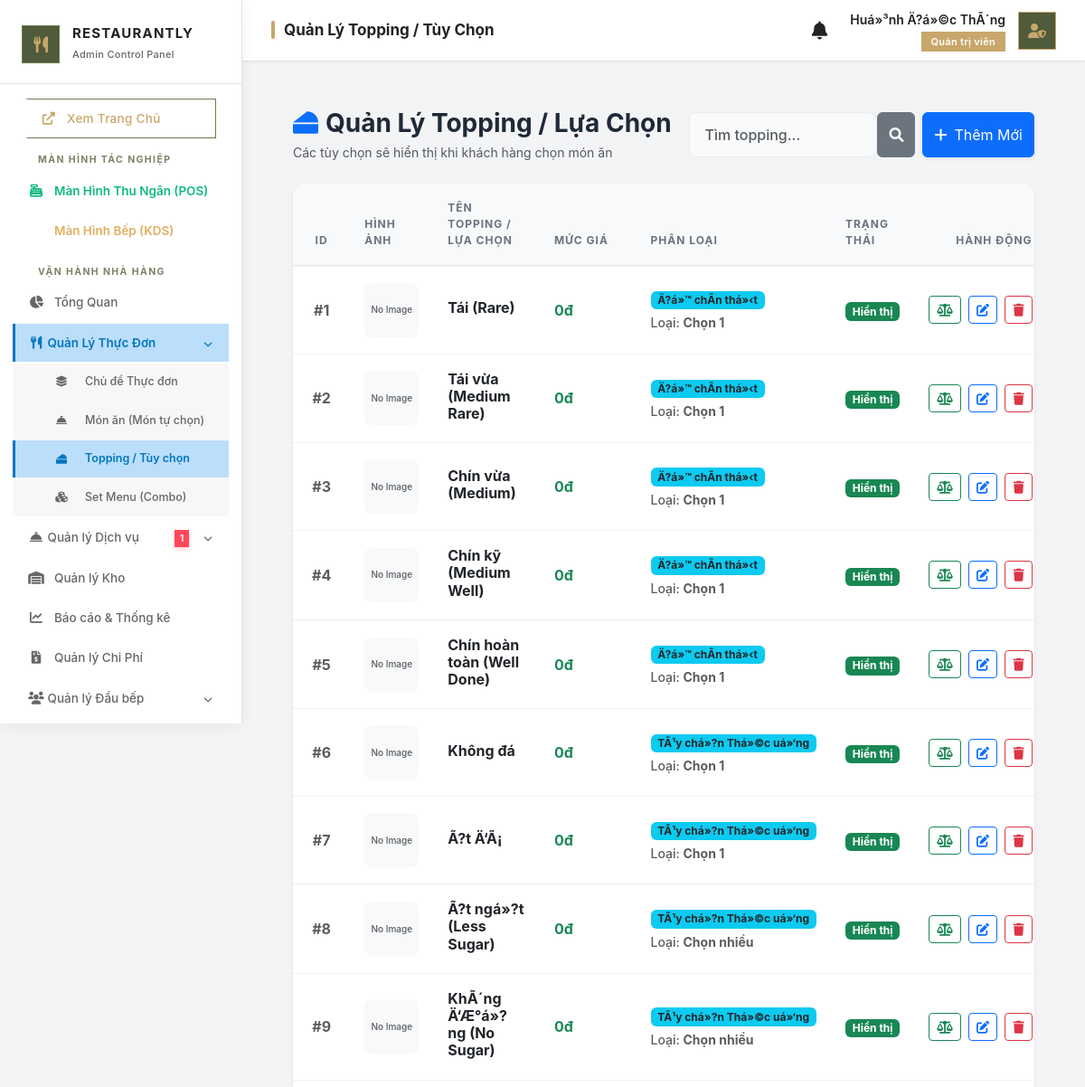
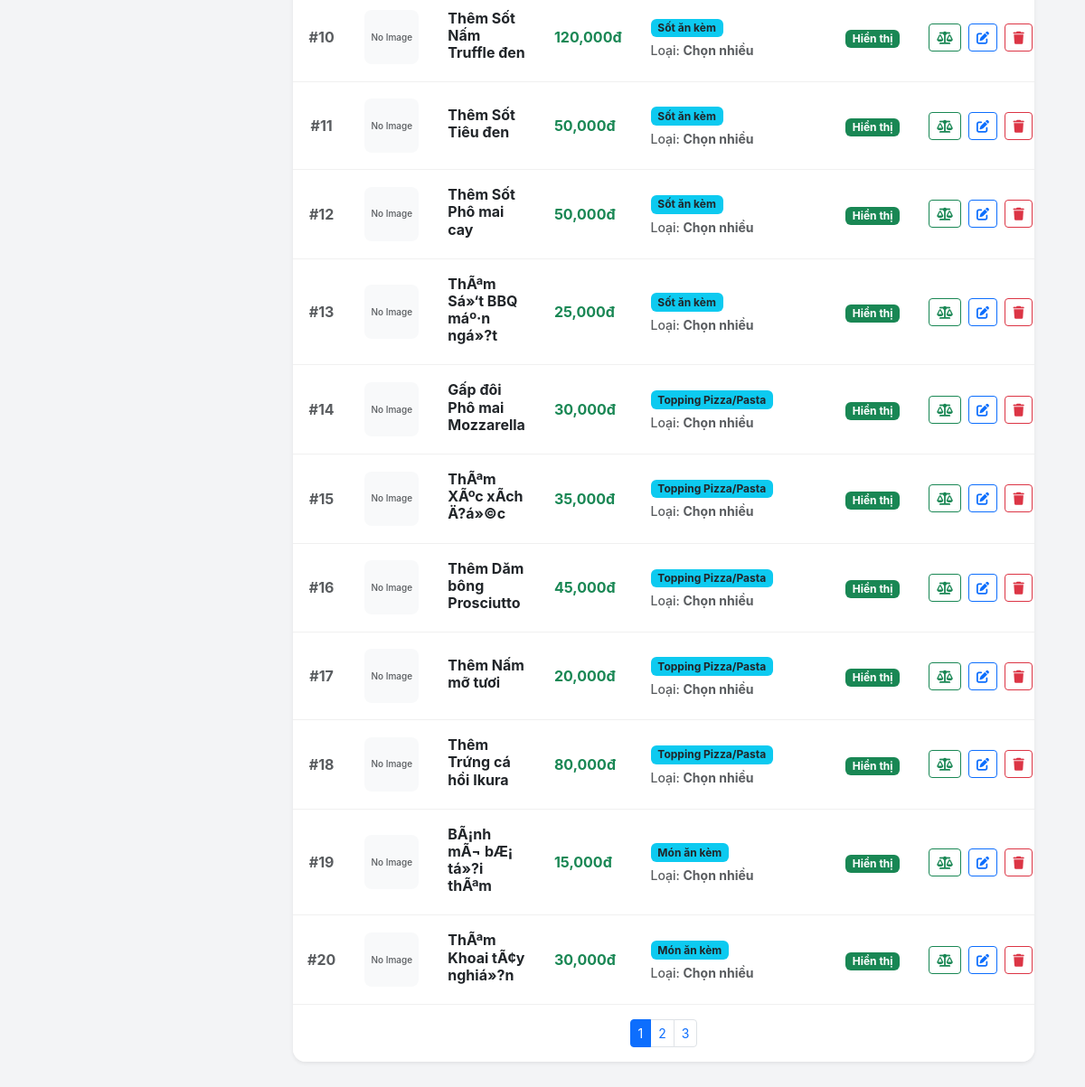
Screenshot of /admin/controllers/manage_toppings.php (signed in) with the database file from the repository (2 pictures, top to bottom).
### tables this page shows
CREATE TABLE `toppings` (
  `id` int(11) NOT NULL AUTO_INCREMENT,
  `name` varchar(255) NOT NULL,
  `description` varchar(500) DEFAULT NULL,
  `price` decimal(15,2) NOT NULL DEFAULT 0.00,
  `image` varchar(255) DEFAULT NULL,
  `selection_type` varchar(50) DEFAULT 'checkbox',
  `topping_group` varchar(100) DEFAULT 'Topping thÃªm',
  `status` tinyint(1) DEFAULT 1,
  PRIMARY KEY (`id`)
);

### admin/controllers/manage_toppings.php (the view, shortened to what this page needs)
<?php
$db = (new Database())->getConnection();
$search = $_GET['search'] ?? '';
$page = isset($_GET['page']) ? max(1, (int)$_GET['page']) : 1;
$limit = 20;
$offset = ($page - 1) * $limit;
$where_sql = "";
$params = [];
$total_stmt = $db->prepare("SELECT COUNT(*) FROM toppings $where_sql");
$total_stmt->execute($params);
$total_items = $total_stmt->fetchColumn();
$total_pages = ceil($total_items / $limit);
$sql = "SELECT * FROM toppings $where_sql ORDER BY id ASC LIMIT $limit OFFSET $offset";
$stmt = $db->prepare($sql);
$stmt->execute($params);
$toppings = $stmt->fetchAll(PDO::FETCH_ASSOC);
include '../../public/admin_layout_header.php';
?>
<link rel="stylesheet" href="../../public/assets/admin/css/admin-style.css">
<div class="content-wrapper p-4">
    <div class="d-flex justify-content-between align-items-center mb-4 flex-wrap gap-3">
        <div>
            <h3 class="fw-bold m-0"><i class="fas fa-cheese me-2 text-primary"></i>Quản Lý Topping / Lựa Chọn</h3>
            <div class="small text-muted mt-1">Các tùy chọn sẽ hiển thị khi khách hàng chọn món ăn</div>
        </div>
        <div class="d-flex gap-2 flex-wrap">
            <form method="GET" class="d-flex" style="width: 250px;">
                <input type="text" name="search" class="form-control rounded-start" placeholder="Tìm topping..." value="<?= htmlspecialchars($search) ?>">
                <button type="submit" class="btn btn-secondary rounded-end"><i class="fas fa-search"></i></button>
            </form>
            <button class="btn btn-primary shadow-sm" data-bs-toggle="modal" data-bs-target="#addModal">
                <i class="fas fa-plus me-2"></i>Thêm Mới
            </button>
        </div>
    </div>
    <div class="card border-0 shadow-sm" style="border-radius:14px; overflow:hidden;">
        <div class="table-responsive">
            <table class="table table-hover align-middle mb-0">
                <thead class="table-light">
                    <tr>
                        <th width="80" class="text-center">ID</th>
                        <th width="100">Hình ảnh</th>
                        <th>Tên Topping / Lựa Chọn</th>
                        <th>Mức Giá</th>
                        <th>Phân loại</th>
                        <th>Trạng thái</th>
                        <th width="120" class="text-end">Hành động</th>
                    </tr>
                </thead>
                <tbody>
                    <?php foreach($toppings as $t): ?>
                    <tr>
                        <td class="text-center fw-bold text-muted">#<?= $t['id'] ?></td>
                        <td>
                            <?php if($t['image']): ?>
                                <img src="../../<?= htmlspecialchars($t['image']) ?>" alt="" style="width:60px; height:60px; object-fit:cover; border-radius:8px;">
                            <?php else: ?>
                                <div class="bg-light text-muted d-flex align-items-center justify-content-center" style="width:60px; height:60px; border-radius:8px; font-size:10px;">No Image</div>
                            <?php endif; ?>
                        </td>
                        <td>
                            <h6 class="mb-1 fw-bold"><?= htmlspecialchars($t['name']) ?></h6>
                        </td>
                        <td><strong class="text-success"><?= number_format($t['price']) ?>đ</strong></td>
                        <td>
                            <span class="badge bg-info text-dark"><?= htmlspecialchars($t['topping_group']) ?></span>
                            <div class="small mt-1 text-muted">Loại: <strong><?= $t['selection_type'] === 'radio' ? 'Chọn 1' : 'Chọn nhiều' ?></strong></div>
                        </td>
                        <td>
                            <?php if($t['status']): ?>
                                <span class="badge bg-success">Hiển thị</span>
                            <?php else: ?>
                                <span class="badge bg-secondary">Ẩn</span>
                            <?php endif; ?>
                        </td>
                        <td class="text-end text-nowrap">
                            <button class="btn btn-sm btn-outline-success me-1" onclick="openRecipeModal(<?= htmlspecialchars(json_encode($t)) ?>)" title="Định lượng nguyên liệu">
                                <i class="fas fa-balance-scale"></i>
                            </button>
                            <button class="btn btn-sm btn-outline-primary me-1" onclick="editTopping(<?= htmlspecialchars(json_encode($t)) ?>)" title="Sửa">
                                <i class="fas fa-edit"></i>
                            </button>
                            <a href="?delete=<?= $t['id'] ?>" class="btn btn-sm btn-outline-danger" onclick="return confirm('Xóa topping này? Lưu ý: topping này cũng sẽ bị xóa khỏi các món ăn đang liên kết.');" title="Xóa">
                                <i class="fas fa-trash"></i>
                            </a>
                        </td>
                    </tr>
                    <?php endforeach; ?>
                </tbody>
            </table>
        </div>
        <?php if (isset($total_pages) && $total_pages > 1): ?>
        <div class="card-footer bg-white border-0 py-3">
            <nav>
                <ul class="pagination pagination-sm justify-content-center mb-0">
                    <?php for($i = 1; $i <= $total_pages; $i++): ?>
                        <li class="page-item <?= $i === $page ? 'active' : '' ?>">
                            <a class="page-link" href="?page=<?= $i ?>&search=<?= urlencode($search) ?>"><?= $i ?></a>
                        </li>
                    <?php endfor; ?>
                </ul>
            </nav>
        </div>
        <?php endif; ?>
    </div>
</div>
<?php include '../../public/admin_layout_footer.php'; ?>

### public/assets/admin/css/admin-style.css (style rules this page uses)
:root { --gold: #e6a30b; --gold-hover: #c98c06; --gold-gradient: linear-gradient(135deg, #f5d061 0%, #e6a30b 100%); --dark: #1f2937; --light-bg: #f3f4f6; --card-bg: rgba(255, 255, 255, 0.95); --text: #1f2937; --text-muted: #6b7280; --border: rgba(0, 0, 0, 0.06); --success: #10b981; --success-light: #d1fae5; --danger: #ef4444; --danger-light: #fee2e2; --warning: #f59e0b; --warning-light: #fef3c7; --shadow-soft: 0 4px 20px rgba(0, 0, 0, 0.03); --shadow-hover: 0 12px 32px rgba(0, 0, 0, 0.08); --shadow-gold: 0 8px 24px rgba(230, 163, 11, 0.25); }
* { box-sizing: border-box; }
body { font-family: 'Inter', 'Plus Jakarta Sans', sans-serif; background-color: var(--light-bg); color: var(--text); -webkit-font-smoothing: antialiased; }
.form-control, .form-select { border-radius: 10px; border: 1px solid var(--border); padding: 12px 16px; background: #f9fafb; font-weight: 500; transition: all 0.3s ease; }
.table th { font-weight: 700; color: var(--text-muted); border-bottom: 2px solid var(--border) !important; text-transform: uppercase; font-size: 0.75rem; letter-spacing: 1px; padding: 18px 16px; }
.table td { vertical-align: middle; border-bottom: 1px solid var(--border); padding: 18px 16px; font-weight: 500; }

### public/admin_layout_header.php (style rules this page uses)
:root { --sidebar-bg: #ffffff; --sidebar-border: #e8e1d5; --topbar-bg: #ffffff; --accent-color: #C9A66B; --accent-green: #4F5B3A; --accent-green-light: #6A7A4E; --text-sidebar: #222222; --text-sidebar-muted: #666666; --text-main: #222222; --text-muted: #777777; --bg-main: #fcfcfc; --shadow-sm: 0 1px 3px rgba(0, 0, 0, 0.04); --shadow-md: 0 4px 16px rgba(0, 0, 0, 0.05); }
* { box-sizing: border-box; }
body { font-family: 'Plus Jakarta Sans', sans-serif; background-color: var(--bg-main); overflow-x: hidden; color: var(--text-main); }

### rows the page displays
toppings: id "1", shows "No Image", name "Tái (Rare)", price "0", topping_group "Ä?á»™ chÃ­n thá»‹t", selection_type "Chọn 1", status "Hiển thị"
toppings: id "2", shows "No Image", name "Tái vừa (Medium Rare)", price "0", topping_group "Ä?á»™ chÃ­n thá»‹t", selection_type "Chọn 1", status "Hiển thị"
toppings: id "3", shows "No Image", name "Chín vừa (Medium)", price "0", topping_group "Ä?á»™ chÃ­n thá»‹t", selection_type "Chọn 1", status "Hiển thị"
toppings: id "4", shows "No Image", name "Chín kỹ (Medium Well)", price "0", topping_group "Ä?á»™ chÃ­n thá»‹t", selection_type "Chọn 1", status "Hiển thị"
toppings: id "5", shows "No Image", name "Chín hoàn toàn (Well Done)", price "0", topping_group "Ä?á»™ chÃ­n thá»‹t", selection_type "Chọn 1", status "Hiển thị"
toppings: id "6", shows "No Image", name "Không đá", price "0", topping_group "TÃ¹y chá»?n Thá»©c uá»‘ng", selection_type "Chọn 1", status "Hiển thị"
toppings: id "7", shows "No Image", name "Ã?t Ä‘Ã¡", price "0", topping_group "TÃ¹y chá»?n Thá»©c uá»‘ng", selection_type "Chọn 1", status "Hiển thị"
toppings: id "8", shows "No Image", name "Ã?t ngá»?t (Less Sugar)", price "0", topping_group "TÃ¹y chá»?n Thá»©c uá»‘ng", selection_type "Chọn nhiều", status "Hiển thị"
toppings: id "9", shows "No Image", name "KhÃ´ng Ä‘Æ°á»?ng (No Sugar)", price "0", topping_group "TÃ¹y chá»?n Thá»©c uá»‘ng", selection_type "Chọn nhiều", status "Hiển thị"
toppings: id "10", shows "No Image", name "Thêm Sốt Nấm Truffle đen", price "120,000", topping_group "Sốt ăn kèm", selection_type "Chọn nhiều", status "Hiển thị"
toppings: id "11", shows "No Image", name "Thêm Sốt Tiêu đen", price "50,000", topping_group "Sốt ăn kèm", selection_type "Chọn nhiều", status "Hiển thị"
toppings: id "12", shows "No Image", name "Thêm Sốt Phô mai cay", price "50,000", topping_group "Sốt ăn kèm", selection_type "Chọn nhiều", status "Hiển thị"
toppings: id "13", shows "No Image", name "ThÃªm Sá»‘t BBQ máº·n ngá»?t", price "25,000", topping_group "Sốt ăn kèm", selection_type "Chọn nhiều", status "Hiển thị"
toppings: id "14", shows "No Image", name "Gấp đôi Phô mai Mozzarella", price "30,000", topping_group "Topping Pizza/Pasta", selection_type "Chọn nhiều", status "Hiển thị"
toppings: id "15", shows "No Image", name "ThÃªm XÃºc xÃ­ch Ä?á»©c", price "35,000", topping_group "Topping Pizza/Pasta", selection_type "Chọn nhiều", status "Hiển thị"
toppings: id "16", shows "No Image", name "Thêm Dăm bông Prosciutto", price "45,000", topping_group "Topping Pizza/Pasta", selection_type "Chọn nhiều", status "Hiển thị"
toppings: id "17", shows "No Image", name "Thêm Nấm mỡ tươi", price "20,000", topping_group "Topping Pizza/Pasta", selection_type "Chọn nhiều", status "Hiển thị"
toppings: id "18", shows "No Image", name "Thêm Trứng cá hồi Ikura", price "80,000", topping_group "Topping Pizza/Pasta", selection_type "Chọn nhiều", status "Hiển thị"
toppings: id "19", shows "No Image", name "BÃ¡nh mÃ¬ bÆ¡ tá»?i thÃªm", price "15,000", topping_group "Món ăn kèm", selection_type "Chọn nhiều", status "Hiển thị"
toppings: id "20", shows "No Image", name "ThÃªm Khoai tÃ¢y nghiá»?n", price "30,000", topping_group "Món ăn kèm", selection_type "Chọn nhiều", status "Hiển thị"

### other values shown
$pending_services_count "1"
$page_titles[$current_page] "Quản Lý Topping / Tùy Chọn"
$_SESSION['username'] "Huá»³nh Ä?á»©c ThÃ´ng"
